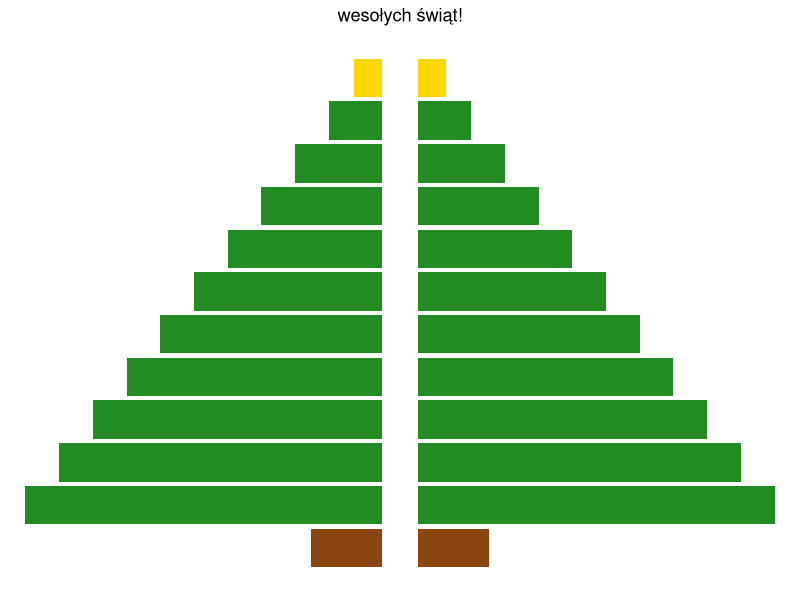

Generate this figure with R:
library(ggplot2)
library(patchwork)


df <- data.frame(
  layer = 1:12,
  value = c(20, seq(from = 100, to = 15, length.out = 10), 8),
  color = c("#8B4513", rep("#228B22", 10), "gold")
)

p1 <- ggplot(data = df, aes(x = layer, y = value, fill = color)) +
  geom_col() +
  scale_fill_identity()+
  coord_flip() +
  theme_void()

p2 <- p1 + scale_y_reverse()

tree = p2 + p1 + plot_annotation(title = "wesołych świąt!",
                                 theme=theme(plot.title=element_text(hjust=0.5)))
tree
